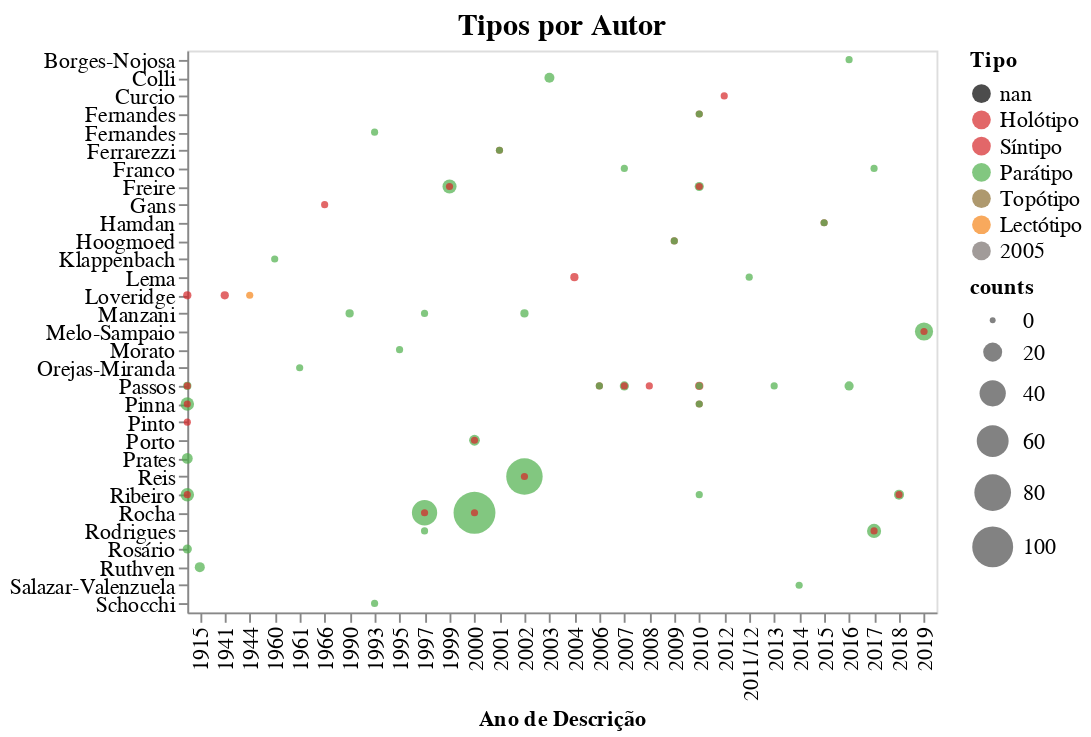

The cell this chart's notebook holds for it:
### Code cell
g1 = alt.Chart(counts[counts['type_status'] != 'nan'], title='Tipos por Autor', 
               height=300, width=400).mark_circle().encode(
    x = alt.X('ano_descricao:O', title='Ano de Descrição'),
    y = alt.Y('first_author:N', title=''),  # AJUSTAR DEPOIS
#              sort= sort_determiners),
    color = alt.Color('type_status:N', title='Tipo', 
                     scale = alt.Scale(domain=list(type_color.keys()), range= list(type_color.values()))), 
    size = alt.Size('counts:Q', scale= alt.Scale(range=[10,500])), 
    order= alt.Order('counts', sort='descending'),  # smaller points in front
    tooltip = alt.Tooltip(['first_author', 'type_status', 'ano_descricao', 'counts'])
)

g1 = g1.configure_title(fontSize=16).configure_axis(
    labelFontSize=12,
    titleFontSize=12
).configure_legend(
    labelFontSize=12,
    titleFontSize=12
)

# saving graph
# g1.save('./graphs/tipo/tipos_por_autor.html')

g1

### Figure 1 — Vega-Lite specification as saved in the notebook (floating-point values rounded to 4 significant figures)
{"config": {"view": {"continuousWidth": 400, "continuousHeight": 300}, "axis": {"labelFontSize": 12, "titleFontSize": 12}, "legend": {"labelFontSize": 12, "titleFontSize": 12}, "title": {"fontSize": 16}}, "data": {"name": "data-36c18be2bb400bedd258eeef359ac005"}, "mark": "circle", "encoding": {"color": {"type": "nominal", "field": "type_status", "scale": {"domain": ["nan", "Holótipo", "Síntipo", "Parátipo", "Topótipo", "Lectótipo", "2005"], "range": ["#000000", "#d62728", "#d62729", "#4daf4a", "#8c6d31", "#f58518", "#79706e"]}, "title": "Tipo"}, "order": {"type": "quantitative", "field": "counts", "sort": "descending"}, "size": {"type": "quantitative", "field": "counts", "scale": {"range": [10, 500]}}, "tooltip": [{"type": "nominal", "field": "first_author"}, {"type": "nominal", "field": "type_status"}, {"type": "nominal", "field": "ano_descricao"}, {"type": "quantitative", "field": "counts"}], "x": {"type": "ordinal", "field": "ano_descricao", "title": "Ano de Descrição"}, "y": {"type": "nominal", "field": "first_author", "title": ""}}, "height": 300, "title": "Tipos por Autor", "width": 400, "$schema": "https://vega.github.io/schema/vega-lite/v4.8.1.json", "datasets": {"data-36c18be2bb400bedd258eeef359ac005": [{"first_author": "Borges-Nojosa", "type_status": "Parátipo", "ano_descricao": 2016.0, "counts": 1}, {"first_author": "Colli", "type_status": "Parátipo", "ano_descricao": "2003", "counts": 4}, {"first_author": "Curcio", "type_status": "Holótipo", "ano_descricao": 2012.0, "counts": 1}, {"first_author": "Fernandes", "type_status": "Holótipo", "ano_descricao": "2010", "counts": 1}, {"first_author": "Fernandes", "type_status": "Parátipo", "ano_descricao": "2010", "counts": 1}, {"first_author": "Fernandes ", "type_status": "Parátipo", "ano_descricao": "1993", "counts": 1}, {"first_author": "Ferrarezzi", "type_status": "Holótipo", "ano_descricao": "2001", "counts": 1}, {"first_author": "Ferrarezzi", "type_status": "Parátipo", "ano_descricao": "2001", "counts": 1}, {"first_author": "Franco", "type_status": "Parátipo", "ano_descricao": "2007", "counts": 1}, {"first_author": "Franco", "type_status": "Parátipo", "ano_descricao": "2017", "counts": 1}, {"first_author": "Freire", "type_status": "Holótipo", "ano_descricao": "1999", "counts": 1}, {"first_author": "Freire", "type_status": "Holótipo", "ano_descricao": "2010", "counts": 1}, {"first_author": "Freire", "type_status": "Parátipo", "ano_descricao": "1999", "counts": 10}, {"first_author": "Freire", "type_status": "Parátipo", "ano_descricao": "2010", "counts": 3}, {"first_author": "Gans", "type_status": "Holótipo", "ano_descricao": "1966", "counts": 1}, {"first_author": "Hamdan", "type_status": "Holótipo", "ano_descricao": "2015", "counts": 1}, {"first_author": "Hamdan", "type_status": "Parátipo", "ano_descricao": "2015", "counts": 1}, {"first_author": "Hoogmoed", "type_status": "Holótipo", "ano_descricao": "2009", "counts": 1}, {"first_author": "Hoogmoed", "type_status": "Parátipo", "ano_descricao": "2009", "counts": 1}, {"first_author": "Klappenbach", "type_status": "Parátipo", "ano_descricao": "1960", "counts": 1}, {"first_author": "Lema", "type_status": "Holótipo", "ano_descricao": "2004", "counts": 2}, {"first_author": "Lema", "type_status": "Parátipo", "ano_descricao": "2011/12", "counts": 1}, {"first_author": "Loveridge", "type_status": "Lectótipo", "ano_descricao": "1944", "counts": 1}, {"first_author": "Loveridge", "type_status": "Síntipo", "ano_descricao": 1941.0, "counts": 2}, {"first_author": "Loveridge", "type_status": "Síntipo", "ano_descricao": "1941", "counts": 2}, {"first_author": "Manzani", "type_status": "Parátipo", "ano_descricao": "1990", "counts": 2}, {"first_author": "Manzani", "type_status": "Parátipo", "ano_descricao": "1997", "counts": 1}, {"first_author": "Manzani", "type_status": "Parátipo", "ano_descricao": "2002", "counts": 2}, {"first_author": "Melo-Sampaio", "type_status": "Holótipo", "ano_descricao": "2019", "counts": 1}, {"first_author": "Melo-Sampaio", "type_status": "Parátipo", "ano_descricao": "2019", "counts": 18}, {"first_author": "Morato", "type_status": "Parátipo", "ano_descricao": "1995", "counts": 1}, {"first_author": "Orejas-Miranda", "type_status": "Parátipo", "ano_descricao": "1961", "counts": 1}, {"first_author": "Passos", "type_status": "Holótipo", "ano_descricao": "2006", "counts": 1}, {"first_author": "Passos", "type_status": "Holótipo", "ano_descricao": "2007", "counts": 1}, {"first_author": "Passos", "type_status": "Holótipo", "ano_descricao": "2008", "counts": 1}, {"first_author": "Passos", "type_status": "Holótipo", "ano_descricao": "2010", "counts": 2}, {"first_author": "Passos", "type_status": "Holótipo", "ano_descricao": "2016", "counts": 1}, {"first_author": "Passos", "type_status": "Parátipo", "ano_descricao": 2013.0, "counts": 1}, {"first_author": "Passos", "type_status": "Parátipo", "ano_descricao": 2016.0, "counts": 3}, {"first_author": "Passos", "type_status": "Parátipo", "ano_descricao": "2006", "counts": 1}, {"first_author": "Passos", "type_status": "Parátipo", "ano_descricao": "2007", "counts": 3}, {"first_author": "Passos", "type_status": "Parátipo", "ano_descricao": "2010", "counts": 1}, {"first_author": "Passos", "type_status": "Parátipo", "ano_descricao": "2016", "counts": 2}, {"first_author": "Pinna", "type_status": "Holótipo", "ano_descricao": 2010.0, "counts": 1}, {"first_author": "Pinna", "type_status": "Holótipo", "ano_descricao": "2010", "counts": 1}, {"first_author": "Pinna", "type_status": "Parátipo", "ano_descricao": 2010.0, "counts": 9}, {"first_author": "Pinna", "type_status": "Parátipo", "ano_descricao": "2010", "counts": 1}, {"first_author": "Pinto ", "type_status": "Holótipo", "ano_descricao": "2012", "counts": 1}, {"first_author": "Porto", "type_status": "Holótipo", "ano_descricao": "2000", "counts": 1}, {"first_author": "Porto", "type_status": "Parátipo", "ano_descricao": "2000", "counts": 5}, {"first_author": "Prates", "type_status": "Parátipo", "ano_descricao": 2019.0, "counts": 5}, {"first_author": "Reis", "type_status": "Holótipo", "ano_descricao": "2002", "counts": 1}, {"first_author": "Reis", "type_status": "Parátipo", "ano_descricao": "2002", "counts": 79}, {"first_author": "Ribeiro", "type_status": "Holótipo", "ano_descricao": 2019.0, "counts": 1}, {"first_author": "Ribeiro", "type_status": "Holótipo", "ano_descricao": "2018", "counts": 1}, {"first_author": "Ribeiro", "type_status": "Parátipo", "ano_descricao": 2019.0, "counts": 9}, {"first_author": "Ribeiro", "type_status": "Parátipo", "ano_descricao": "2010", "counts": 1}, {"first_author": "Ribeiro", "type_status": "Parátipo", "ano_descricao": "2018", "counts": 4}, {"first_author": "Rocha", "type_status": "Holótipo", "ano_descricao": "1997", "counts": 1}, {"first_author": "Rocha", "type_status": "Holótipo", "ano_descricao": "2000", "counts": 1}, {"first_author": "Rocha", "type_status": "Parátipo", "ano_descricao": "1997", "counts": 37}, {"first_author": "Rocha", "type_status": "Parátipo", "ano_descricao": "2000", "counts": 105}, {"first_author": "Rodrigues", "type_status": "Holótipo", "ano_descricao": "2017", "counts": 1}, {"first_author": "Rodrigues", "type_status": "Parátipo", "ano_descricao": "1997", "counts": 1}, {"first_author": "Rodrigues", "type_status": "Parátipo", "ano_descricao": "2017", "counts": 10}, {"first_author": "Rosário", "type_status": "Parátipo", "ano_descricao": 2019.0, "counts": 3}, {"first_author": "Ruthven", "type_status": "Parátipo", "ano_descricao": "1915", "counts": 4}, {"first_author": "Salazar-Valenzuela", "type_status": "Parátipo", "ano_descricao": 2014.0, "counts": 1}, {"first_author": "Schocchi", "type_status": "Parátipo", "ano_descricao": "1993", "counts": 1}]}}
